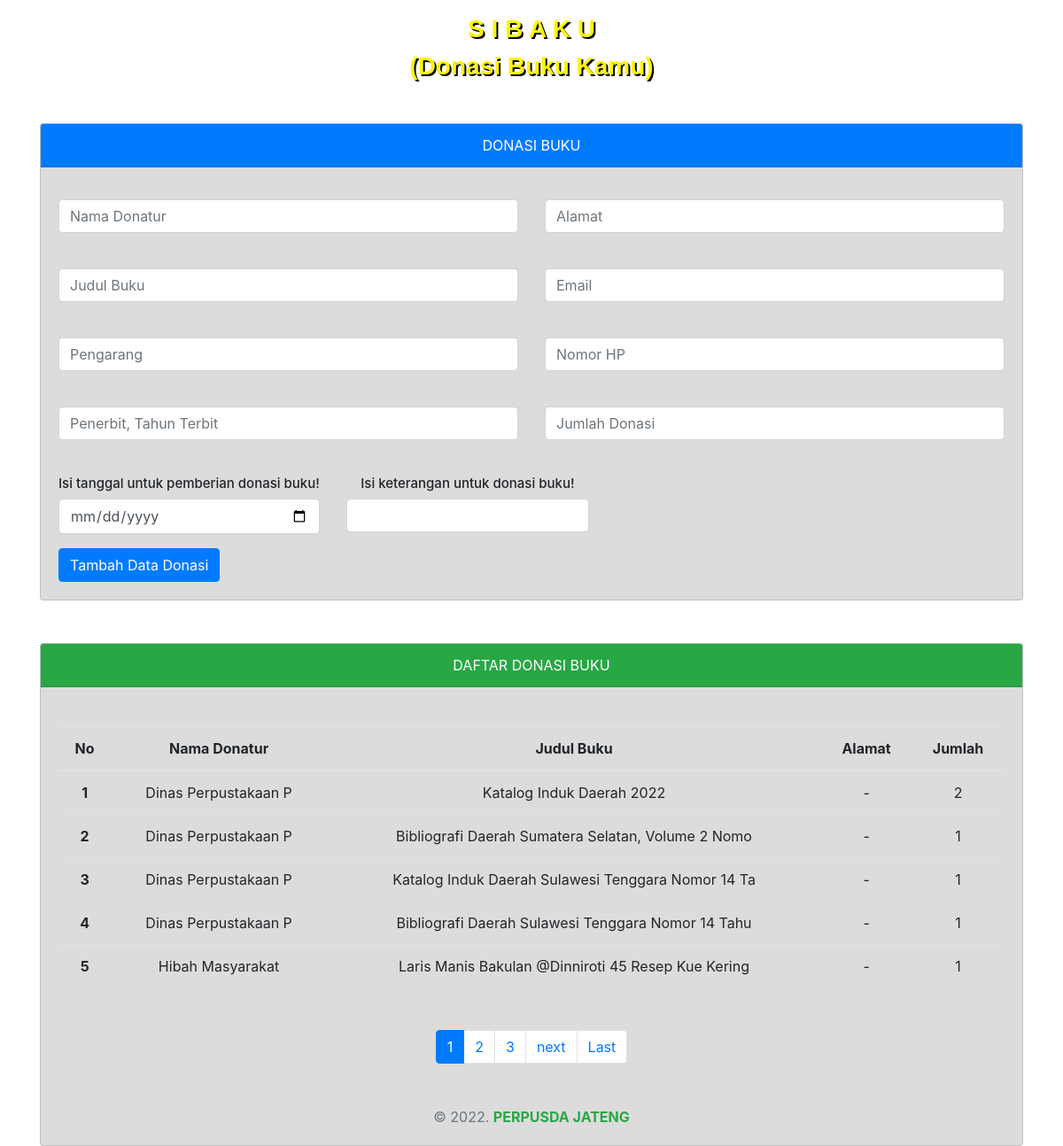
/index.php/donasi, run on the app's committed database.
### tables this page shows
CREATE TABLE `tdonasi` (
  `id` int(11) NOT NULL,
  `tnama` varchar(20) NOT NULL,
  `judul_buku` varchar(50) NOT NULL,
  `tpengarang` varchar(50) NOT NULL,
  `tahun_terbit` varchar(50) NOT NULL,
  `talamat` varchar(20) NOT NULL,
  `temail` varchar(100) NOT NULL,
  `nomor_hp` varchar(128) NOT NULL,
  `jumlah_donasi` varchar(50) NOT NULL,
  `tketerangan` date NOT NULL,
  `tdeskrip` varchar(50) NOT NULL
);

### index.php (called while the page is built, shortened)
<?php
require_once BASEPATH.'core/CodeIgniter.php';

### application/views/donasi.php (the view, shortened to what this page needs)
<!DOCTYPE html>
<html class="no-js">
	<head>
    <link rel="stylesheet" href="https://cdn.jsdelivr.net/npm/bootstrap@4.0.0/dist/css/bootstrap.min.css">
    <link rel="stylesheet" href="<?php echo base_url().'theme/css/style2.css'?>">
	</head>
	<body>
    <div class="container text-center mt-3">
        <h3 style="color: #fff500; font-family: Arial; font-weight: bold; text-shadow: 2px 2px #000000;">S I B A K U</h3>
        <h3 style="color: #fff500; font-family: Arial; font-weight: bold; text-shadow: 2px 2px #000000;">(Donasi Buku Kamu)</h3>
        <div class="card text-center mt-5" style="background-color: #DCDCDC">
            <div class="card-header bg-primary" Style="color:white">
                DONASI BUKU
            </div>
            <div class="card-body mt-3">
                <form method="post" action="<?php echo base_url().'donasi/tambah_data'?>">
                    <div class="row">
                        <div class="col-sm-6">
                            <div class="form-group">
                                <input type="text" name="tnama" id="nama" class="form-control" placeholder="Nama Donatur" required>
                            </div><br>
                            <div class="form-group">
                                <input type="text" name="judul_buku" id="judul" class="form-control" placeholder="Judul Buku" required>
                            </div><br>
                            <div class="form-group">
                                <input type="text" name="tpengarang" id="pengarang" class="form-control" placeholder="Pengarang" required>
                            </div><br>
                            <div class="form-group">
                                <input type="text" name="tahun_terbit" id="nama" class="form-control" placeholder="Penerbit, Tahun Terbit" required>
                            </div><br>
                        </div>
                        <div class="col-sm-6">
                            <div class="form-group">
                                <input type="text" name="talamat" id="pengarang" class="form-control" placeholder="Alamat" required>
                            </div><br>
                            <div class="form-group">
                                <input type="text" name="temail" id="email" class="form-control" placeholder="Email" required>
                            </div><br>
                            <div class="form-group">
                                <input type="text" name="nomor_hp" id="nomor_hp" class="form-control" placeholder="Nomor HP" required>
                            </div><br>
                            <div class="form-group">
                                <input type="number" name="jumlah_donasi" id="nama" class="form-control" placeholder="Jumlah Donasi" required>
                            </div><br>
                        </div>
                        <div class="col-auto">
                            <h4 style="font-size: 15px"> Isi tanggal untuk pemberian donasi buku! </h4>
                            <input type="date" name="tketerangan" id="pengarang" class="form-control" placeholder="Tanggal" required>
                        </div>
                        <div class="col-auto">
                            <h4 style="font-size: 15px"> Isi keterangan untuk donasi buku! </h4>
                            <input type="text" name="tdeskrip" id="pengarang" class="form-control" required>
                        </div>
                        <div class="col-md-12">
							<div class="form-group">
								<input value="Tambah Data Donasi" class="btn btn-primary float-left mt-3" type="submit">
							</div>
						</div>
                        </div>
                    </div>
            </div>
            <div class="card mt-5" style="background-color: #DCDCDC;">
            <div class="card-header bg-success" Style="color:white">
                DAFTAR DONASI BUKU
            </div><br>
            <div class="card-body">
                    <table class="table table-hover">
                        <thead>
                            <tr>
                            <th>No</th>
                            <th>Nama Donatur</th>
                            <th>Judul Buku</th>
                            <th>Alamat</th>
                            <th>Jumlah</th>
                            </tr>
                        </thead>
                        <tbody>
                            <?php foreach($tdonasi as $t) : ?>
                            <tr>
                            <th scope="row"><?= ++$offset; ?></th>
                            <td><?= $t['tnama']; ?></td>
                            <td><?= $t['judul_buku']; ?></td>
                            <td><?= $t['talamat']; ?></td>
                            <td><?= $t['jumlah_donasi']; ?></td>
                            </tr>
                            <?php endforeach; ?>
                        </tbody>
                        </table>
                        <div class="col-md-12 mt-5">
                            <nav aria-label="Page navigation">
                                <ul class="pagination justify-content-center">
                                    <?= $pagination; ?>
                                </ul>
                            </nav>
                        </div>
                <div class="footer text-muted text-center mt-5">
                    &copy; 2022. <a href="http://profile.perpus.jatengprov.go.id/" class="text-success"><b>PERPUSDA JATENG</b></a>
                </div>
            </div>
    </div>
</div>
	</body>
</html>

### theme/css/style2.css (style rules this page uses)
body { background-image: url(https://pingpoint.co.id/media/images/perwil_JatengOK2.width-800.jpg); background-size: cover; background-position: center; background-repeat: no-repeat; background-attachment: fixed; }

### data on the page
tdonasi: tnama "Dinas Perpustakaan P", judul_buku "Katalog Induk Daerah 2022", talamat "-", jumlah_donasi "2"
tdonasi: tnama "Dinas Perpustakaan P", judul_buku "Bibliografi Daerah Sumatera Selatan, Volume 2 Nomo", talamat "-", jumlah_donasi "1"
tdonasi: tnama "Dinas Perpustakaan P", judul_buku "Katalog Induk Daerah Sulawesi Tenggara Nomor 14 Ta", talamat "-", jumlah_donasi "1"
tdonasi: tnama "Dinas Perpustakaan P", judul_buku "Bibliografi Daerah Sulawesi Tenggara Nomor 14 Tahu", talamat "-", jumlah_donasi "1"
tdonasi: tnama "Hibah Masyarakat", judul_buku "Laris Manis Bakulan @Dinniroti 45 Resep Kue Kering", talamat "-", jumlah_donasi "1"

### other printed values
$pagination "1 2 3 next Last"
